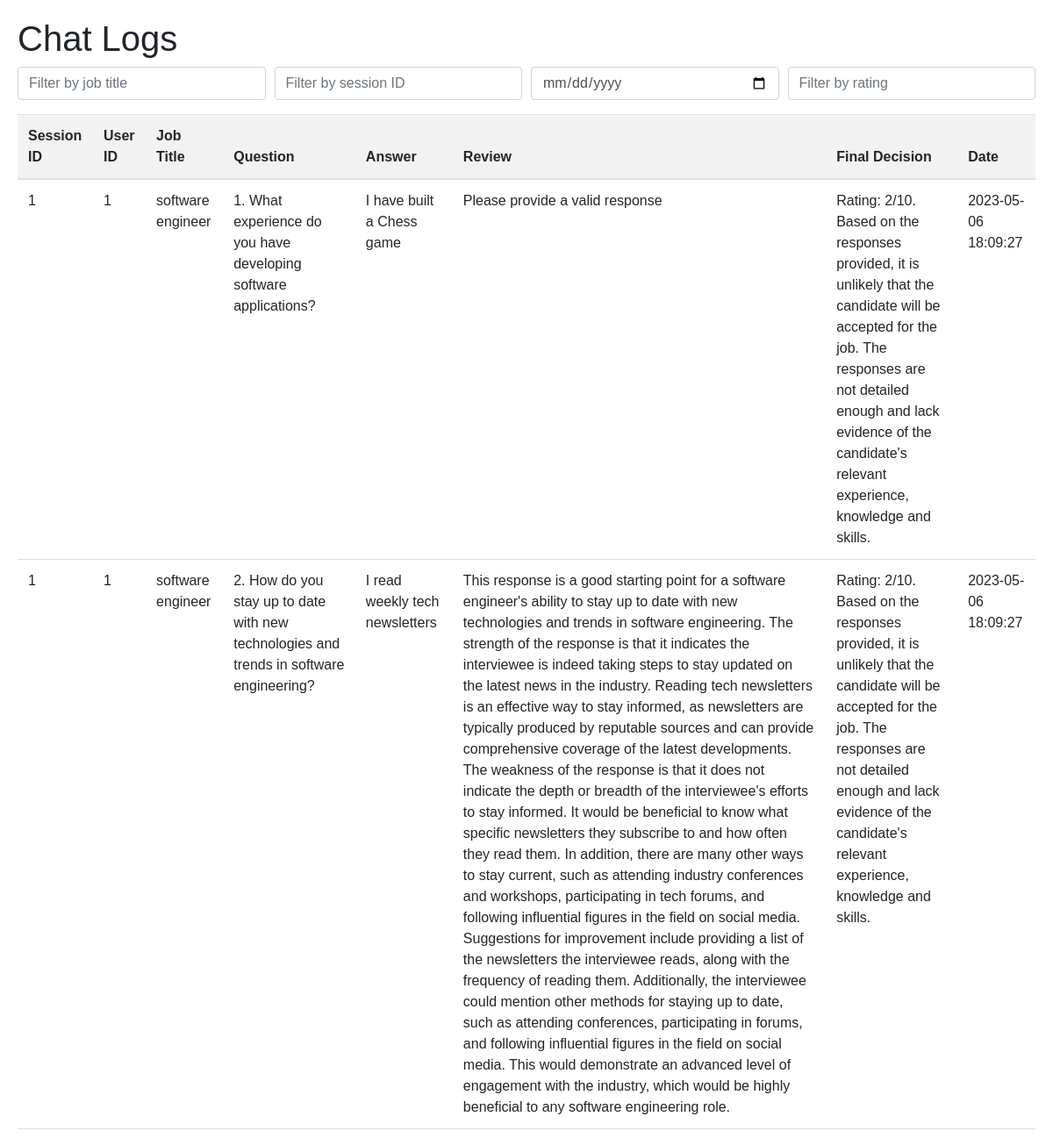
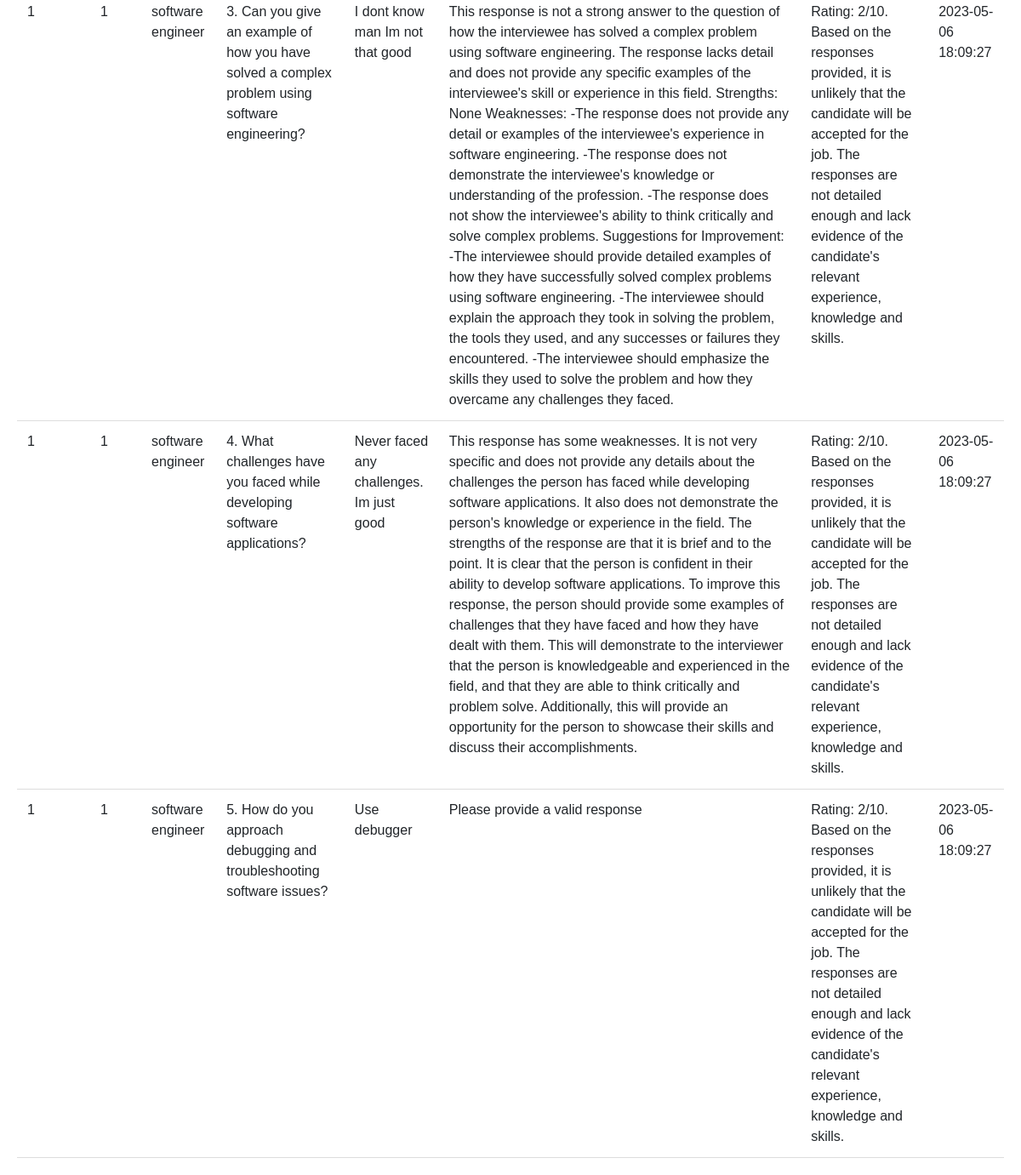
Page /chat_logs (signed in) on the committed database (2 pictures, top to bottom).
### tables this page shows
CREATE TABLE chatHistory (
    chatID INTEGER PRIMARY KEY AUTOINCREMENT, /* Surrogate key */
    sessionID INTEGER NOT NULL, /* Groups the chat history by session */
    botQuestion TEXT NOT NULL, /* The question asked by the bot */
    userResponse TEXT NOT NULL, /* The response given by the user */
    botReview TEXT NOT NULL, /* The review of user answer given by the bot */
    FOREIGN KEY (sessionID) REFERENCES sessionHistory(sessionID) /* Foreign key constraint */
);

CREATE TABLE sessionHistory (
    sessionID INTEGER PRIMARY KEY AUTOINCREMENT, /* SessionID -> each session is 5 questions */
    userID INTEGER NOT NULL, /* Groups the session history by user */
    jobTitle TEXT NOT NULL, /* The job title given by the user */
    finalDecision TEXT, /* The final decision made by the bot -> If the user does not finish a session (when they dont answer all 5 questions), it can be NULL*/
    timestamp TIMESTAMP DEFAULT CURRENT_TIMESTAMP /* The timestamp of the session */
);

### app.py (the view)
@app.route('/chat_logs')
def chat_logs():
    conn = sqlite3.connect('./instance/database.db')
    c = conn.cursor()
    if current_user.is_authenticated:
        c.execute("SELECT * FROM chatHistory JOIN sessionHistory ON chatHistory.sessionID = sessionHistory.sessionID WHERE sessionHistory.userID = ?",
                  (current_user.id,))
    logs = c.fetchall()
    conn.close()
    return render_template('chat_logs.html', logs=logs)

### app.py (called while the page is built)
@login_manager.user_loader
def load_user(user_id):
    return User.query.get(int(user_id))

### templates/chat_logs.html (shortened to what this page needs)
<!DOCTYPE html>
<html lang="en">
  <head>
    <link
      rel="stylesheet"
      href="https://maxcdn.bootstrapcdn.com/bootstrap/4.5.2/css/bootstrap.min.css"
    />
  </head>
  <body>
    <h1>Chat Logs</h1>
    <div class="form-row mb-3">
      <div class="col">
        <input
          class="form-control"
          id="filterJobTitle"
          type="text"
          placeholder="Filter by job title"
          onkeyup="filterTable()"
        />
      </div>
      <div class="col">
        <input
          class="form-control"
          id="filterSessionID"
          type="number"
          placeholder="Filter by session ID"
          onchange="filterTable()"
        />
      </div>
      <div class="col">
        <input
          class="form-control"
          id="filterDate"
          type="date"
          placeholder="Filter by date"
          onchange="filterTable()"
        />
      </div>
      <div class="col">
        <input
          class="form-control"
          id="filterRating"
          type="number"
          min="0"
          max="10"
          step="1"
          placeholder="Filter by rating"
          onkeyup="filterTable()"
        />
      </div>
    </div>
    <table class="table">
      <thead>
        <tr>
          <th>Session ID</th>
          <th>User ID</th>
          <th>Job Title</th>
          <th>Question</th>
          <th>Answer</th>
          <th>Review</th>
          <th>Final Decision</th>
          <th>Date</th>
        </tr>
      </thead>
      <tbody id="chatLogsTable">
        {% for log in logs %}
        <tr>
          <td>{{ log[1] }}</td>
          <td>{{ log[6] }}</td>
          <td>{{ log[7] }}</td>
          <td>{{ log[2] }}</td>
          <td>{{ log[3] }}</td>
          <td>{{ log[4] }}</td>
          <td>{{ log[8] }}</td>
          <td>{{ log[9] }}</td>
        </tr>
        {% endfor %}
      </tbody>
    </table>
  </body>
  </html>

### templates/chat_logs.html (style rules this page uses)
body { font-family: Arial, Helvetica, sans-serif; margin: 20px; }
table { width: 100%; border-collapse: collapse; }
th, td { padding: 10px; text-align: left; border-bottom: 1px solid #ddd; }
th { background-color: #f2f2f2; }

### rows in the picture
chatHistory: sessionID "1", userID "1", jobTitle "software engineer", botQuestion "1. What experience do you have developing software applications?", userResponse "I have built a Chess game", botReview "Please provide a valid response", finalDecision "Rating: 2/10. Based on the responses provided, it is unlikely that the candidate will be accepted for the job. The responses are not detailed enough and lack evidence of the candidate's relevant experience, knowledge and skills.", timestamp "2023-05-06 18:09:27"
chatHistory: sessionID "1", userID "1", jobTitle "software engineer", botQuestion "2. How do you stay up to date with new technologies and trends in software engineering?", userResponse "I read weekly tech newsletters", botReview "This response is a good starting point for a software engineer's ability to stay up to date with new technologies and trends in software engineering. The strength of the response is that it indicates the interviewee is indeed taking steps to stay updated on the latest news in the industry. Reading tech newsletters is an effective way to stay informed, as newsletters are typically produced by reputable sources and can provide comprehensive coverage of the latest developments. The weakness of the response is that it does not indicate the depth or breadth of the interviewee's efforts to stay informed. It would be beneficial to know what specific newsletters they subscribe to and how often they…", finalDecision "Rating: 2/10. Based on the responses provided, it is unlikely that the candidate will be accepted for the job. The responses are not detailed enough and lack evidence of the candidate's relevant experience, knowledge and skills.", timestamp "2023-05-06 18:09:27"
chatHistory: sessionID "1", userID "1", jobTitle "software engineer", botQuestion "3. Can you give an example of how you have solved a complex problem using software engineering?", userResponse "I dont know man Im not that good", botReview "This response is not a strong answer to the question of how the interviewee has solved a complex problem using software engineering. The response lacks detail and does not provide any specific examples of the interviewee's skill or experience in this field. Strengths: None Weaknesses: -The response does not provide any detail or examples of the interviewee's experience in software engineering. -The response does not demonstrate the interviewee's knowledge or understanding of the profession. -The response does not show the interviewee's ability to think critically and solve complex problems. Suggestions for Improvement: -The interviewee should provide detailed examples of how they have…", finalDecision "Rating: 2/10. Based on the responses provided, it is unlikely that the candidate will be accepted for the job. The responses are not detailed enough and lack evidence of the candidate's relevant experience, knowledge and skills.", timestamp "2023-05-06 18:09:27"
chatHistory: sessionID "1", userID "1", jobTitle "software engineer", botQuestion "4. What challenges have you faced while developing software applications?", userResponse "Never faced any challenges. Im just good", botReview "This response has some weaknesses. It is not very specific and does not provide any details about the challenges the person has faced while developing software applications. It also does not demonstrate the person's knowledge or experience in the field. The strengths of the response are that it is brief and to the point. It is clear that the person is confident in their ability to develop software applications. To improve this response, the person should provide some examples of challenges that they have faced and how they have dealt with them. This will demonstrate to the interviewer that the person is knowledgeable and experienced in the field, and that they are able to think critically…", finalDecision "Rating: 2/10. Based on the responses provided, it is unlikely that the candidate will be accepted for the job. The responses are not detailed enough and lack evidence of the candidate's relevant experience, knowledge and skills.", timestamp "2023-05-06 18:09:27"
chatHistory: sessionID "1", userID "1", jobTitle "software engineer", botQuestion "5. How do you approach debugging and troubleshooting software issues?", userResponse "Use debugger", botReview "Please provide a valid response", finalDecision "Rating: 2/10. Based on the responses provided, it is unlikely that the candidate will be accepted for the job. The responses are not detailed enough and lack evidence of the candidate's relevant experience, knowledge and skills.", timestamp "2023-05-06 18:09:27"
